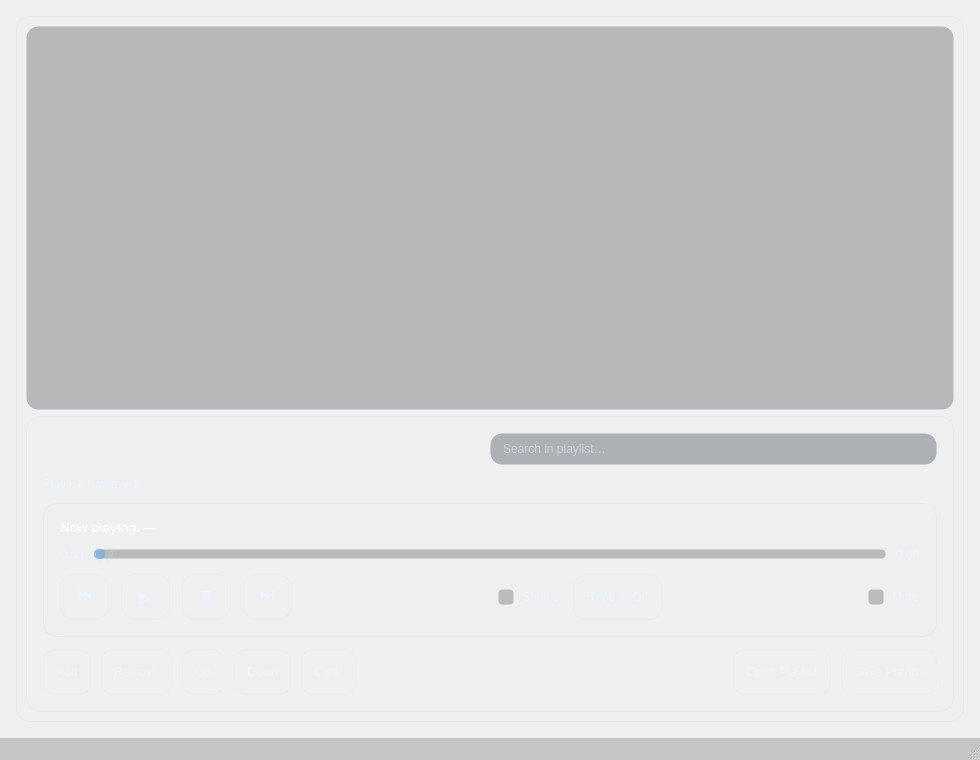
<?xml version="1.0" encoding="UTF-8"?>
<ui version="4.0">
 <class>MainWindow</class>
 <widget class="QMainWindow" name="MainWindow">
  <property name="geometry">
   <rect>
    <x>0</x>
    <y>0</y>
    <width>980</width>
    <height>760</height>
   </rect>
  </property>
  <property name="windowTitle">
   <string>Base Player</string>
  </property>
  <property name="styleSheet">
   <string notr="true">/* ===================== GLOBAL ===================== */
*{
    font-family: &quot;Segoe UI&quot;, &quot;Tahoma&quot;, &quot;Inter&quot;;
    font-size: 12px;
    color: #eaf4ff;
}

/* ===================== WINDOW BACKDROP ===================== */
QMainWindow, QWidget{
    background: qlineargradient(x1:0,y1:0,x2:0,y2:1,
        stop:0 #0b1422,
        stop:0.55 #070e19,
        stop:1 #040812);
}

/* ===================== AERO GLASS CARDS ===================== */
/* Use frames named: cardFrame, playlistFrame, controlsFrame */
QFrame#cardFrame,
QFrame#playlistFrame,
QFrame#controlsFrame{
    background: qlineargradient(x1:0,y1:0,x2:0,y2:1,
        stop:0 rgba(255,255,255,18),   /* top gloss */
        stop:0.12 rgba(120,190,255,18),/* blue tint */
        stop:0.55 rgba(15,35,70,18),   /* glass depth */
        stop:1 rgba(0,0,0,55));        /* bottom shadow */
    border: 1px solid rgba(160,220,255,38);
    border-radius: 14px;
}

/* inner “shine line” feeling */
QFrame#cardFrame,
QFrame#playlistFrame,
QFrame#controlsFrame{
    outline: none;
}

/* ===================== TITLES ===================== */
QLabel#titleLabel{
    font-size: 16px;
    font-weight: 800;
    letter-spacing: 1px;
    color: #bfe6ff;
}

QLabel#nowPlayingLabel{
    font-size: 13px;
    font-weight: 600;
    color: #ffffff;
}

/* ===================== INPUTS ===================== */
QLineEdit{
    background: rgba(0, 12, 28, 70);
    border: 1px solid rgba(160,220,255,28);
    border-radius: 12px;
    padding: 7px 10px;
    selection-background-color: rgba(120,200,255,130);
}

QLineEdit:focus{
    border: 1px solid rgba(190,245,255,85);
    background: rgba(0, 14, 34, 78);
}

/* ===================== PLAYLIST ===================== */
QListWidget{
    background: rgba(0, 8, 18, 62);
    border: 1px solid rgba(160,220,255,18);
    border-radius: 12px;
    padding: 6px;
    selection-background-color: rgba(80,160,255,100);
}

QListWidget::item{
    padding: 8px;
    border-radius: 10px;
}

QListWidget::item:selected{
    background: rgba(80,160,255,120);
    color: #f6fcff;
}

/* ===================== PUSH BUTTONS (AERO GLOSS) ===================== */
QPushButton{
    min-height: 32px;
    padding: 6px 12px;
    border-radius: 12px;

    border: 1px solid rgba(160,220,255,22);

    background: qlineargradient(x1:0,y1:0,x2:0,y2:1,
        stop:0 rgba(255,255,255,18),
        stop:0.18 rgba(140,210,255,16),
        stop:0.60 rgba(20,45,90,18),
        stop:1 rgba(0,0,0,62));
}

/* “cool glow” hover */
QPushButton:hover{
    border: 1px solid rgba(200,250,255,85);
    background: qlineargradient(x1:0,y1:0,x2:0,y2:1,
        stop:0 rgba(200,250,255,22),
        stop:1 rgba(0,0,0,66));
}

QPushButton:pressed{
    background: rgba(0,0,0,72);
}

QPushButton:disabled{
    color: rgba(234,244,255,70);
    border: 1px solid rgba(255,255,255,10);
    background: rgba(255,255,255,6);
}

/* ===================== TRANSPORT BUTTONS ===================== */
QToolButton{
    min-width: 44px;
    min-height: 44px;
    font-size: 16px;
    font-weight: 800;

    border-radius: 14px;
    border: 1px solid rgba(160,220,255,22);

    background: qradialgradient(cx:0.5, cy:0.22, radius: 1.2,
        stop:0 rgba(255,255,255,18),
        stop:0.35 rgba(140,210,255,14),
        stop:0.65 rgba(0,0,0,22),
        stop:1 rgba(0,0,0,70));
}

QToolButton:hover{
    border: 1px solid rgba(200,250,255,92);
    background: qradialgradient(cx:0.5, cy:0.22, radius: 1.2,
        stop:0 rgba(200,250,255,22),
        stop:1 rgba(0,0,0,72));
}

QToolButton:pressed{
    background: rgba(0,0,0,78);
}

/* ===================== SLIDERS ===================== */
QSlider::groove:horizontal{
    height: 8px;
    border-radius: 4px;
    background: rgba(0,0,0,55);
    border: 1px solid rgba(160,220,255,14);
}

QSlider::sub-page:horizontal{
    background: rgba(90,170,255,120);
    border-radius: 4px;
}

QSlider::handle:horizontal{
    width: 16px;
    margin: -5px 0;
    border-radius: 8px;

    background: qlineargradient(x1:0,y1:0,x2:0,y2:1,
        stop:0 rgba(255,255,255,220),
        stop:0.45 rgba(160,225,255,140),
        stop:1 rgba(0,0,0,160));

    border: 1px solid rgba(180,235,255,60);
}

/* ===================== CHECKBOX ===================== */
QCheckBox{ spacing: 8px; }

QCheckBox::indicator{
    width: 14px;
    height: 14px;
    border-radius: 4px;
    border: 1px solid rgba(160,220,255,18);
    background: rgba(0,0,0,55);
}

QCheckBox::indicator:checked{
    background: rgba(90,170,255,130);
    border: 1px solid rgba(200,250,255,90);
}

/* ===================== STATUS BAR / MENU ===================== */
QStatusBar{
    background: rgba(0,0,0,45);
    border-top: 1px solid rgba(160,220,255,14);
    color: rgba(230,250,255,190);
}

QMenuBar{
    background: rgba(0,0,0,45);
    border-bottom: 1px solid rgba(160,220,255,14);
}

QMenuBar::item:selected{
    background: rgba(90,170,255,35);
    border-radius: 8px;
}

QMenu{
    background: #07101e;
    border: 1px solid rgba(160,220,255,14);
}

QMenu::item:selected{
    background: rgba(90,170,255,45);
}
</string>
  </property>
  <property name="tabShape">
   <enum>QTabWidget::TabShape::Rounded</enum>
  </property>
  <widget class="QWidget" name="centralwidget">
   <layout class="QVBoxLayout" name="mainLayout">
    <property name="spacing">
     <number>14</number>
    </property>
    <property name="leftMargin">
     <number>16</number>
    </property>
    <property name="topMargin">
     <number>16</number>
    </property>
    <property name="rightMargin">
     <number>16</number>
    </property>
    <property name="bottomMargin">
     <number>16</number>
    </property>
    <item>
     <widget class="QFrame" name="playlistFrame">
      <property name="frameShape">
       <enum>QFrame::Shape::StyledPanel</enum>
      </property>
      <layout class="QGridLayout" name="gridLayout">
       <item row="0" column="0">
        <widget class="QListWidget" name="listWidget"/>
       </item>
       <item row="1" column="0">
        <widget class="QFrame" name="cardFrame">
         <property name="frameShape">
          <enum>QFrame::Shape::StyledPanel</enum>
         </property>
         <layout class="QVBoxLayout" name="headerCardLayout">
          <property name="spacing">
           <number>12</number>
          </property>
          <property name="leftMargin">
           <number>16</number>
          </property>
          <property name="topMargin">
           <number>16</number>
          </property>
          <property name="rightMargin">
           <number>16</number>
          </property>
          <property name="bottomMargin">
           <number>16</number>
          </property>
          <item>
           <layout class="QHBoxLayout" name="headerRow">
            <item>
             <spacer name="spacer1">
              <property name="orientation">
               <enum>Qt::Orientation::Horizontal</enum>
              </property>
              <property name="sizeHint" stdset="0">
               <size>
                <width>40</width>
                <height>20</height>
               </size>
              </property>
             </spacer>
            </item>
            <item>
             <widget class="QLineEdit" name="searchEdit">
              <property name="placeholderText">
               <string>Search in playlist…</string>
              </property>
             </widget>
            </item>
           </layout>
          </item>
          <item>
           <widget class="QLabel" name="playlistLabel">
            <property name="text">
             <string>Playlist: (unsaved)</string>
            </property>
           </widget>
          </item>
          <item>
           <widget class="QFrame" name="controlsFrame">
            <property name="frameShape">
             <enum>QFrame::Shape::StyledPanel</enum>
            </property>
            <layout class="QVBoxLayout" name="controlsCardLayout">
             <property name="spacing">
              <number>12</number>
             </property>
             <property name="leftMargin">
              <number>16</number>
             </property>
             <property name="topMargin">
              <number>16</number>
             </property>
             <property name="rightMargin">
              <number>16</number>
             </property>
             <property name="bottomMargin">
              <number>16</number>
             </property>
             <item>
              <widget class="QLabel" name="nowPlayingLabel">
               <property name="text">
                <string>Now playing: —</string>
               </property>
              </widget>
             </item>
             <item>
              <layout class="QHBoxLayout" name="seekRow">
               <property name="spacing">
                <number>10</number>
               </property>
               <item>
                <widget class="QLabel" name="timeLeft">
                 <property name="text">
                  <string>0:00</string>
                 </property>
                </widget>
               </item>
               <item>
                <widget class="QSlider" name="seekSlider">
                 <property name="orientation">
                  <enum>Qt::Orientation::Horizontal</enum>
                 </property>
                </widget>
               </item>
               <item>
                <widget class="QLabel" name="timeRight">
                 <property name="text">
                  <string>0:00</string>
                 </property>
                </widget>
               </item>
              </layout>
             </item>
             <item>
              <layout class="QHBoxLayout" name="transportRow">
               <property name="spacing">
                <number>12</number>
               </property>
               <item>
                <widget class="QToolButton" name="btnPrev">
                 <property name="text">
                  <string>⏮</string>
                 </property>
                </widget>
               </item>
               <item>
                <widget class="QToolButton" name="btnPlayPause">
                 <property name="text">
                  <string>▶</string>
                 </property>
                </widget>
               </item>
               <item>
                <widget class="QToolButton" name="btnStop">
                 <property name="text">
                  <string>⏹</string>
                 </property>
                </widget>
               </item>
               <item>
                <widget class="QToolButton" name="btnNext">
                 <property name="text">
                  <string>⏭</string>
                 </property>
                </widget>
               </item>
               <item>
                <spacer name="spacer3">
                 <property name="orientation">
                  <enum>Qt::Orientation::Horizontal</enum>
                 </property>
                 <property name="sizeHint" stdset="0">
                  <size>
                   <width>20</width>
                   <height>20</height>
                  </size>
                 </property>
                </spacer>
               </item>
               <item>
                <widget class="QCheckBox" name="chkShuffle">
                 <property name="text">
                  <string>Shuffle</string>
                 </property>
                </widget>
               </item>
               <item>
                <widget class="QPushButton" name="btnRepeat">
                 <property name="text">
                  <string>Repeat: Off</string>
                 </property>
                 <property name="autoDefault">
                  <bool>false</bool>
                 </property>
                 <property name="flat">
                  <bool>false</bool>
                 </property>
                </widget>
               </item>
               <item>
                <spacer name="spacer4">
                 <property name="orientation">
                  <enum>Qt::Orientation::Horizontal</enum>
                 </property>
                 <property name="sizeHint" stdset="0">
                  <size>
                   <width>20</width>
                   <height>20</height>
                  </size>
                 </property>
                </spacer>
               </item>
               <item>
                <widget class="QCheckBox" name="chkMute">
                 <property name="text">
                  <string>Mute</string>
                 </property>
                </widget>
               </item>
              </layout>
             </item>
             <item>
              <layout class="QVBoxLayout" name="spectrumLayout">
               <property name="leftMargin">
                <number>0</number>
               </property>
               <property name="topMargin">
                <number>0</number>
               </property>
               <property name="rightMargin">
                <number>0</number>
               </property>
               <property name="bottomMargin">
                <number>0</number>
               </property>
              </layout>
             </item>
            </layout>
           </widget>
          </item>
          <item>
           <layout class="QHBoxLayout" name="playlistButtonsRow">
            <property name="spacing">
             <number>10</number>
            </property>
            <item>
             <widget class="QPushButton" name="btnAdd">
              <property name="text">
               <string>Add</string>
              </property>
             </widget>
            </item>
            <item>
             <widget class="QPushButton" name="btnRemove">
              <property name="text">
               <string>Remove</string>
              </property>
              <property name="autoDefault">
               <bool>false</bool>
              </property>
              <property name="flat">
               <bool>false</bool>
              </property>
             </widget>
            </item>
            <item>
             <widget class="QPushButton" name="btnUp">
              <property name="text">
               <string>Up</string>
              </property>
              <property name="autoDefault">
               <bool>false</bool>
              </property>
              <property name="flat">
               <bool>false</bool>
              </property>
             </widget>
            </item>
            <item>
             <widget class="QPushButton" name="btnDown">
              <property name="text">
               <string>Down</string>
              </property>
              <property name="autoDefault">
               <bool>false</bool>
              </property>
              <property name="flat">
               <bool>false</bool>
              </property>
             </widget>
            </item>
            <item>
             <widget class="QPushButton" name="btnClear">
              <property name="text">
               <string>Clear</string>
              </property>
              <property name="autoDefault">
               <bool>false</bool>
              </property>
              <property name="flat">
               <bool>false</bool>
              </property>
             </widget>
            </item>
            <item>
             <spacer name="spacer2">
              <property name="orientation">
               <enum>Qt::Orientation::Horizontal</enum>
              </property>
              <property name="sizeHint" stdset="0">
               <size>
                <width>40</width>
                <height>20</height>
               </size>
              </property>
             </spacer>
            </item>
            <item>
             <widget class="QPushButton" name="btnOpenPlaylist">
              <property name="text">
               <string>Open Playlist</string>
              </property>
              <property name="autoDefault">
               <bool>false</bool>
              </property>
              <property name="flat">
               <bool>false</bool>
              </property>
             </widget>
            </item>
            <item>
             <widget class="QPushButton" name="btnSavePlaylist">
              <property name="text">
               <string>Save Playlist</string>
              </property>
              <property name="autoDefault">
               <bool>false</bool>
              </property>
              <property name="flat">
               <bool>false</bool>
              </property>
             </widget>
            </item>
           </layout>
          </item>
         </layout>
        </widget>
       </item>
      </layout>
     </widget>
    </item>
   </layout>
  </widget>
  <widget class="QStatusBar" name="statusbar"/>
 </widget>
 <resources/>
 <connections/>
</ui>
